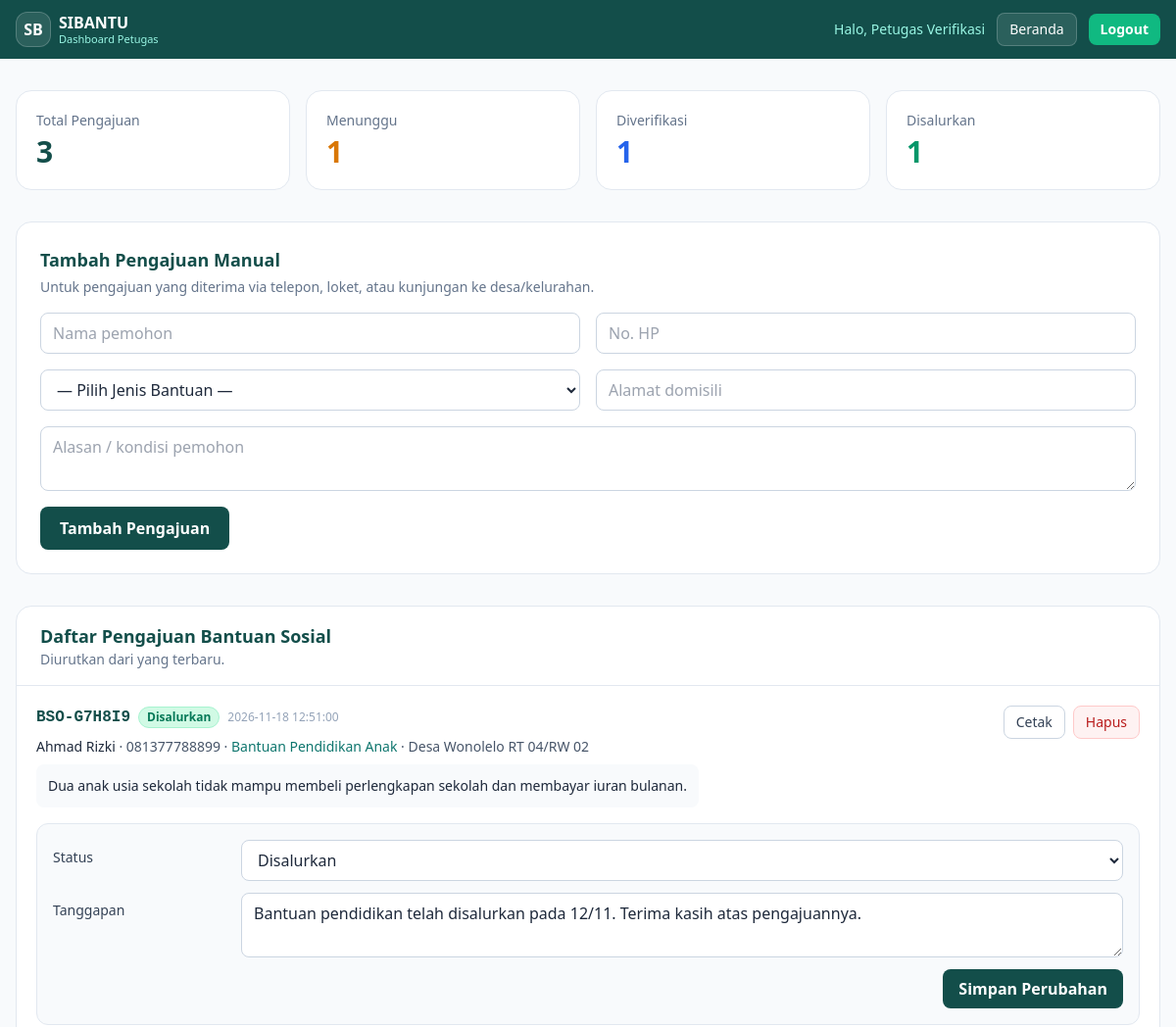
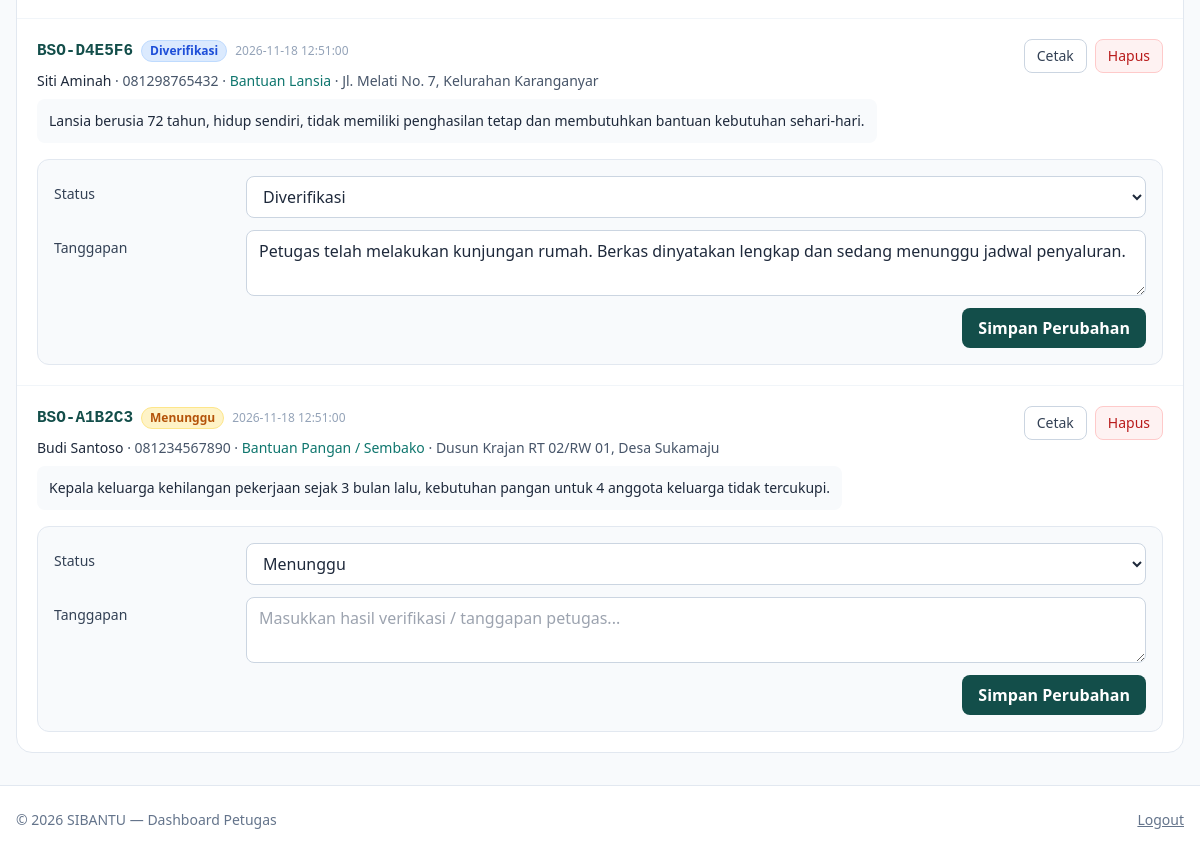
Screenshot of /dashboard.php (signed in) with the database file from the repository (2 pictures, top to bottom).
### tables this page shows
CREATE TABLE IF NOT EXISTS `pengajuan` (
  `id` INT(11) NOT NULL AUTO_INCREMENT,
  `kode_tiket` VARCHAR(20) NOT NULL,
  `nama_pemohon` VARCHAR(100) NOT NULL,
  `no_hp` VARCHAR(20) NOT NULL,
  `id_jenis` INT(11) NOT NULL,
  `alamat` VARCHAR(255) NOT NULL,
  `alasan` TEXT NOT NULL,
  `status` ENUM('Menunggu','Diverifikasi','Disalurkan') NOT NULL DEFAULT 'Menunggu',
  `tanggapan` TEXT DEFAULT NULL,
  `created_at` TIMESTAMP NOT NULL DEFAULT CURRENT_TIMESTAMP,
  `updated_at` TIMESTAMP NOT NULL DEFAULT CURRENT_TIMESTAMP ON UPDATE CURRENT_TIMESTAMP,
  PRIMARY KEY (`id`),
  UNIQUE KEY `uk_kode_tiket` (`kode_tiket`),
  KEY `idx_status` (`status`),
  KEY `idx_jenis` (`id_jenis`),
  CONSTRAINT `fk_pengajuan_jenis`
    FOREIGN KEY (`id_jenis`) REFERENCES `jenis_bantuan` (`id`)
    ON UPDATE CASCADE ON DELETE RESTRICT
);

CREATE TABLE IF NOT EXISTS `jenis_bantuan` (
  `id` INT(11) NOT NULL AUTO_INCREMENT,
  `nama_jenis` VARCHAR(100) NOT NULL,
  `created_at` TIMESTAMP NOT NULL DEFAULT CURRENT_TIMESTAMP,
  PRIMARY KEY (`id`),
  UNIQUE KEY `uk_nama_jenis` (`nama_jenis`)
);

### dashboard.php (the view, shortened to what this page needs)
<?php
require_once 'koneksi.php';
$stat = ['total' => 0, 'Menunggu' => 0, 'Diverifikasi' => 0, 'Disalurkan' => 0];
$qs = mysqli_query($koneksi, "SELECT status, COUNT(*) AS jml FROM pengajuan GROUP BY status");
if ($qs) {
    while ($r = mysqli_fetch_assoc($qs)) {
        if (isset($stat[$r['status']])) $stat[$r['status']] = (int)$r['jml'];
        $stat['total'] += (int)$r['jml'];
    }
}
$daftar = [];
$qd = mysqli_query($koneksi, "SELECT p.*, k.nama_jenis
                              FROM pengajuan p
                              LEFT JOIN jenis_bantuan k ON p.id_jenis = k.id
                              ORDER BY p.id DESC");
if ($qd) { while ($r = mysqli_fetch_assoc($qd)) $daftar[] = $r; }
function badge_status($status) {
    if ($status === 'Menunggu') return 'bg-amber-100 text-amber-700 border-amber-200';
    if ($status === 'Diverifikasi') return 'bg-blue-100 text-blue-700 border-blue-200';
    if ($status === 'Disalurkan')  return 'bg-emerald-100 text-emerald-700 border-emerald-200';
    return 'bg-slate-100 text-slate-600 border-slate-200';
}
?>
<!DOCTYPE html>
<html lang="id">
<head>
<script src="https://cdn.tailwindcss.com"></script>
</head>
<body class="bg-slate-50 text-slate-800 font-sans">
<nav class="bg-teal-900 text-white sticky top-0 z-40">
  <div class="max-w-7xl mx-auto px-4 py-3 flex items-center justify-between">
    <div class="flex items-center gap-2">
      <div class="w-9 h-9 rounded-xl bg-white/10 border border-white/20 flex items-center justify-center font-bold">SB</div>
      <div>
        <div class="font-bold leading-tight">SIBANTU</div>
        <div class="text-[11px] text-teal-200 leading-tight">Dashboard Petugas</div>
      </div>
    </div>
    <div class="flex items-center gap-3 text-sm">
      <span class="hidden sm:inline text-teal-200">Halo, <?= htmlspecialchars($_SESSION['admin_nama'] ?? 'Admin') ?></span>
      <a href="index.php" class="px-3 py-1.5 rounded-lg bg-white/10 border border-white/20 hover:bg-white/20">Beranda</a>
      <a href="logout.php" class="px-3 py-1.5 rounded-lg bg-emerald-500 hover:bg-emerald-400 font-semibold" onclick="return confirm('Yakin ingin logout?')">Logout</a>
    </div>
  </div>
</nav>
<main class="max-w-7xl mx-auto px-4 py-8 space-y-8">
  <section class="grid grid-cols-2 lg:grid-cols-4 gap-4">
    <div class="bg-white rounded-2xl border border-slate-200 p-5">
      <div class="text-sm text-slate-500">Total Pengajuan</div>
      <div class="text-3xl font-bold text-teal-900 mt-1"><?= $stat['total'] ?></div>
    </div>
    <div class="bg-white rounded-2xl border border-slate-200 p-5">
      <div class="text-sm text-slate-500">Menunggu</div>
      <div class="text-3xl font-bold text-amber-600 mt-1"><?= $stat['Menunggu'] ?></div>
    </div>
    <div class="bg-white rounded-2xl border border-slate-200 p-5">
      <div class="text-sm text-slate-500">Diverifikasi</div>
      <div class="text-3xl font-bold text-blue-600 mt-1"><?= $stat['Diverifikasi'] ?></div>
    </div>
    <div class="bg-white rounded-2xl border border-slate-200 p-5">
      <div class="text-sm text-slate-500">Disalurkan</div>
      <div class="text-3xl font-bold text-emerald-600 mt-1"><?= $stat['Disalurkan'] ?></div>
    </div>
  </section>
  <section class="bg-white rounded-2xl border border-slate-200 p-6">
    <h2 class="text-lg font-bold text-teal-900 mb-1">Tambah Pengajuan Manual</h2>
    <p class="text-sm text-slate-500 mb-4">Untuk pengajuan yang diterima via telepon, loket, atau kunjungan ke desa/kelurahan.</p>
    <form method="POST" action="dashboard.php" class="grid md:grid-cols-2 gap-4">
      <input type="text" name="nama_pemohon" placeholder="Nama pemohon" required class="rounded-lg border border-slate-300 px-3 py-2 focus:outline-none focus:ring-2 focus:ring-teal-500">
      <input type="text" name="no_hp" placeholder="No. HP" required class="rounded-lg border border-slate-300 px-3 py-2 focus:outline-none focus:ring-2 focus:ring-teal-500">
      <select name="id_jenis" required class="rounded-lg border border-slate-300 px-3 py-2 bg-white focus:outline-none focus:ring-2 focus:ring-teal-500">
        <option value="">— Pilih Jenis Bantuan —</option>
      </select>
      <input type="text" name="alamat" placeholder="Alamat domisili" required class="rounded-lg border border-slate-300 px-3 py-2 focus:outline-none focus:ring-2 focus:ring-teal-500">
      <textarea name="alasan" rows="2" placeholder="Alasan / kondisi pemohon" required class="md:col-span-2 rounded-lg border border-slate-300 px-3 py-2 focus:outline-none focus:ring-2 focus:ring-teal-500"></textarea>
      <div class="md:col-span-2">
        <button type="submit" name="tambah_manual" class="px-5 py-2.5 rounded-lg bg-teal-900 hover:bg-teal-800 text-white font-semibold transition">Tambah Pengajuan</button>
      </div>
    </form>
  </section>
  <section class="bg-white rounded-2xl border border-slate-200 overflow-hidden">
    <div class="px-6 py-4 border-b border-slate-200">
      <h2 class="text-lg font-bold text-teal-900">Daftar Pengajuan Bantuan Sosial</h2>
      <p class="text-sm text-slate-500">Diurutkan dari yang terbaru.</p>
    </div>
    <?php if (empty($daftar)): ?>
      <div class="p-8 text-center text-slate-400">Belum ada pengajuan bantuan.</div>
    <?php else: ?>
      <div class="divide-y divide-slate-100">
        <?php foreach ($daftar as $d): ?>
          <div class="p-5">
            <div class="flex flex-wrap items-start justify-between gap-3">
              <div>
                <div class="flex items-center gap-2 flex-wrap">
                  <span class="font-mono font-bold text-teal-900"><?= htmlspecialchars($d['kode_tiket']) ?></span>
                  <span class="text-xs font-semibold px-2 py-0.5 rounded-full border <?= badge_status($d['status']) ?>"><?= htmlspecialchars($d['status']) ?></span>
                  <span class="text-xs text-slate-400"><?= htmlspecialchars($d['created_at'] ?? '') ?></span>
                </div>
                <div class="mt-2 text-sm text-slate-600">
                  <span class="font-medium text-slate-800"><?= htmlspecialchars($d['nama_pemohon']) ?></span>
                  &middot; <?= htmlspecialchars($d['no_hp']) ?>
                  &middot; <span class="text-teal-700"><?= htmlspecialchars($d['nama_jenis'] ?? '-') ?></span>
                  &middot; <?= htmlspecialchars($d['alamat']) ?>
                </div>
                <div class="mt-2 text-sm bg-slate-50 rounded-lg p-3 whitespace-pre-line"><?= htmlspecialchars($d['alasan']) ?></div>
              </div>
              <div class="flex gap-2">
                <a href="cetak.php?id=<?= (int)$d['id'] ?>" target="_blank" class="px-3 py-1.5 text-sm rounded-lg border border-slate-300 text-slate-700 hover:bg-slate-50">Cetak</a>
                <form method="POST" action="dashboard.php" onsubmit="return confirm('Yakin ingin menghapus pengajuan ini?')">
                  <button type="submit" name="hapus_pengajuan" class="px-3 py-1.5 text-sm rounded-lg border border-red-200 text-red-700 bg-red-50 hover:bg-red-100">Hapus</button>
                </form>
              </div>
            </div>
            <form method="POST" action="dashboard.php" class="mt-4 rounded-xl bg-slate-50 border border-slate-200 p-4">
              <div class="grid md:grid-cols-[180px_1fr] gap-3 items-start">
                <label class="text-sm font-medium text-slate-700 pt-2">Status</label>
                <select name="status" class="rounded-lg border border-slate-300 px-3 py-2 bg-white focus:outline-none focus:ring-2 focus:ring-teal-500">
                  <?php foreach (['Menunggu', 'Diverifikasi', 'Disalurkan'] as $opt): ?>
                    <option value="<?= htmlspecialchars($opt) ?>" <?= $d['status'] === $opt ? 'selected' : '' ?>><?= htmlspecialchars($opt) ?></option>
                  <?php endforeach; ?>
                </select>
                <label class="text-sm font-medium text-slate-700 pt-2">Tanggapan</label>
                <textarea name="tanggapan" rows="2" placeholder="Masukkan hasil verifikasi / tanggapan petugas..." class="rounded-lg border border-slate-300 px-3 py-2 focus:outline-none focus:ring-2 focus:ring-teal-500"><?= htmlspecialchars($d['tanggapan'] ?? '') ?></textarea>
              </div>
              <div class="mt-3 flex justify-end">
                <button type="submit" name="update_pengajuan" class="px-4 py-2 rounded-lg bg-teal-900 hover:bg-teal-800 text-white font-semibold transition">Simpan Perubahan</button>
              </div>
            </form>
          </div>
        <?php endforeach; ?>
      </div>
    <?php endif; ?>
  </section>
</main>
<footer class="border-t border-slate-200 bg-white">
  <div class="max-w-7xl mx-auto px-4 py-6 flex flex-col sm:flex-row items-center justify-between gap-3 text-sm text-slate-500">
    <span>&copy; <?= date('Y') ?> SIBANTU — Dashboard Petugas</span>
    <a href="logout.php" class="hover:text-teal-900 underline">Logout</a>
  </div>
</footer>
</body>
</html>

### rows the page displays
pengajuan: kode_tiket "BSO-G7H8I9", status "Disalurkan", created_at "2026-11-18 12:51:00", nama_pemohon "Ahmad Rizki", no_hp "081377788899", id_jenis.nama_jenis "Bantuan Pendidikan Anak", alamat "Desa Wonolelo RT 04/RW 02", alasan "Dua anak usia sekolah tidak mampu membeli perlengkapan sekolah dan membayar iuran bulanan.", tanggapan "Bantuan pendidikan telah disalurkan pada 12/11. Terima kasih atas pengajuannya."
pengajuan: kode_tiket "BSO-D4E5F6", status "Diverifikasi", created_at "2026-11-18 12:51:00", nama_pemohon "Siti Aminah", no_hp "081298765432", id_jenis.nama_jenis "Bantuan Lansia", alamat "Jl. Melati No. 7, Kelurahan Karanganyar", alasan "Lansia berusia 72 tahun, hidup sendiri, tidak memiliki penghasilan tetap dan membutuhkan bantuan kebutuhan sehari-hari.", tanggapan "Petugas telah melakukan kunjungan rumah. Berkas dinyatakan lengkap dan sedang menunggu jadwal penyaluran."
pengajuan: kode_tiket "BSO-A1B2C3", status "Menunggu", created_at "2026-11-18 12:51:00", nama_pemohon "Budi Santoso", no_hp "081234567890", id_jenis.nama_jenis "Bantuan Pangan / Sembako", alamat "Dusun Krajan RT 02/RW 01, Desa Sukamaju", alasan "Kepala keluarga kehilangan pekerjaan sejak 3 bulan lalu, kebutuhan pangan untuk 4 anggota keluarga tidak tercukupi."

### other values shown
$_SESSION['admin_nama'] "Petugas Verifikasi"
$stat['total'] "3"
$stat['Menunggu'] "1"
$stat['Diverifikasi'] "1"
$stat['Disalurkan'] "1"
